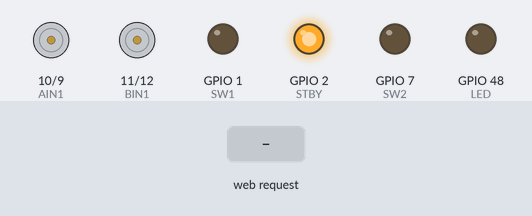
Simulated run of this sketch. Board: ESP32-S3. On the bench: motor-driver pin pairs drawn as motors (green arrow = first pin HIGH = forward, orange = second pin HIGH = backward, longer = more drive, scaled by the enable pin, stopped while the standby pin is LOW), output pins drawn as LEDs (lit = HIGH). Inputs (shaded band) come from the test bench. WiFi joins after 1.5 s; servers stay silent unless stated; what the sketch prints to the serial monitor is not drawn.

Above: at 2.7 s.
2.8 s: HTTP request GET /cmd?action=forward received
At 3.7 s:
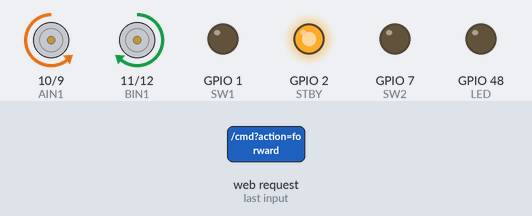
4.3 s: HTTP request GET /cmd?action=backward received
At 4.8 s:
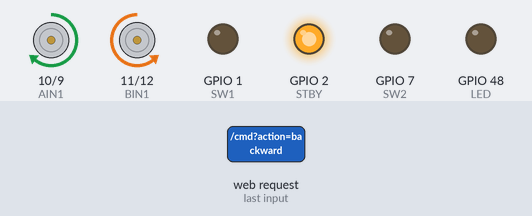
5.8 s: HTTP request GET /cmd?action=left received
At 7.0 s:
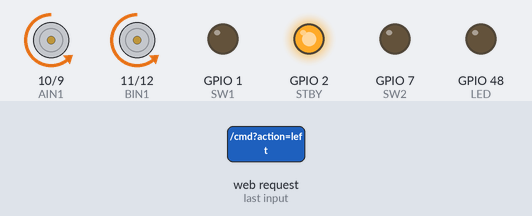
7.3 s: HTTP request GET /cmd?action=right received
At 8.3 s:
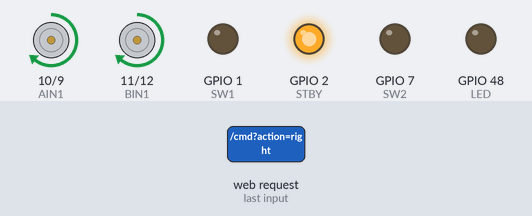
Timing chart, 0 to 9.8 s (numbered marks = the images above; inputs shaded):
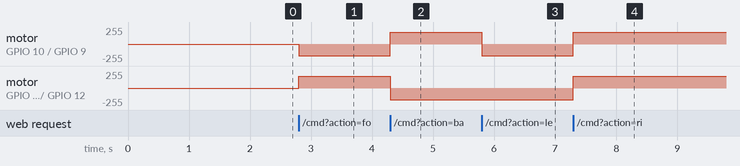

The sketch:

wifi-browser-control.ino
```cpp
// ESP32 Toy Motor Controller - WiFi Browser Control with OTA
// Hardware: ESP32S3-Super Mini + TB6612FNG dual H-bridge motor driver
//
// IMPORTANT - Arduino IDE setup:
//   Board:     ESP32S3 Dev Module
//   Core:      Espressif ESP32 Arduino core v3.x or later (required for ledcAttach)
//   Upload speed: 921600, USB CDC On Boot: Enabled

#include <WiFi.h>
#include "esp_wifi.h"
#include <ESPmDNS.h>
#include <NetworkUdp.h>
#include <ArduinoOTA.h>
#include <WebServer.h>
#include "secrets.h"

uint32_t last_ota_time = 0;

// --- Motor A Pins (TB6612FNG) - Left motor ---
#define PWMA  8
#define AIN1  10
#define AIN2  9

// --- Motor B Pins (TB6612FNG) - Right motor ---
#define PWMB  13
#define BIN1  11
#define BIN2  12

// --- TB6612FNG Standby (HIGH = enabled, LOW = standby) ---
#define STBY  2

// --- Switch Outputs (NPN low-side: HIGH = ON, LOW = OFF) ---
#define SW1   1
#define SW2   7

// --- Onboard LED ---
#define LED   48

// --- Motor direction flags ---
// Set to true if a motor runs backward — avoids swapping physical wires
#define REVERSE_RIGHT  true   // CN1 Right motor
#define REVERSE_LEFT   false  // CN2 Left motor

// --- PWM Settings ---
#define PWM_FREQ        5000
#define PWM_RESOLUTION  8     // 0-255

// TB6612FNG direction truth table:
//   AIN1=H, AIN2=L -> Forward
//   AIN1=L, AIN2=H -> Backward
//   AIN1=L, AIN2=L -> Coast (stop)

bool sw1_state = false;
bool sw2_state = false;
uint32_t sw1_off_at = 0;  // millis() timestamp to auto-off SW1 (0 = not scheduled)

WebServer server(80);

// ----- Motor helpers -----

void motorA_forward(uint8_t speed) {
  digitalWrite(AIN1, REVERSE_RIGHT ? LOW  : HIGH);
  digitalWrite(AIN2, REVERSE_RIGHT ? HIGH : LOW);
  ledcWrite(PWMA, speed);
}
void motorA_backward(uint8_t speed) {
  digitalWrite(AIN1, REVERSE_RIGHT ? HIGH : LOW);
  digitalWrite(AIN2, REVERSE_RIGHT ? LOW  : HIGH);
  ledcWrite(PWMA, speed);
}
void motorA_stop() {
  digitalWrite(AIN1, LOW); digitalWrite(AIN2, LOW);
  ledcWrite(PWMA, 0);
}

void motorB_forward(uint8_t speed) {
  digitalWrite(BIN1, REVERSE_LEFT ? LOW  : HIGH);
  digitalWrite(BIN2, REVERSE_LEFT ? HIGH : LOW);
  ledcWrite(PWMB, speed);
}
void motorB_backward(uint8_t speed) {
  digitalWrite(BIN1, REVERSE_LEFT ? HIGH : LOW);
  digitalWrite(BIN2, REVERSE_LEFT ? LOW  : HIGH);
  ledcWrite(PWMB, speed);
}
void motorB_stop() {
  digitalWrite(BIN1, LOW); digitalWrite(BIN2, LOW);
  ledcWrite(PWMB, 0);
}

// ----- Web page -----

static const char INDEX_HTML[] PROGMEM = R"rawliteral(
<!DOCTYPE html>
<html lang="en">
<head>
<meta charset="UTF-8">
<meta name="viewport" content="width=device-width, initial-scale=1.0, user-scalable=no">
<title>Robot Controller</title>
<style>
  * { box-sizing: border-box; margin: 0; padding: 0; }
  body {
    background: #1a1a2e; color: #eee; font-family: sans-serif;
    display: flex; flex-direction: column; align-items: center;
    min-height: 100vh; padding: 24px 16px; gap: 24px;
  }
  h1 { font-size: 1.4em; letter-spacing: 0.05em; }
  .dpad {
    display: grid;
    grid-template-columns: repeat(3, 90px);
    grid-template-rows: repeat(3, 90px);
    gap: 10px;
  }
  .btn {
    background: #16213e; border: 2px solid #0f3460;
    border-radius: 14px; color: #e94560; font-size: 2em;
    cursor: pointer; user-select: none; touch-action: none;
    display: flex; align-items: center; justify-content: center;
    -webkit-tap-highlight-color: transparent;
    transition: background 0.08s, border-color 0.08s;
  }
  .btn:active, .btn.pressed { background: #0f3460; border-color: #e94560; }
  .empty { visibility: hidden; }
  .speed-row {
    display: flex; flex-direction: column; align-items: center; gap: 6px;
    width: 280px;
  }
  .speed-row label { font-size: 0.9em; color: #aaa; }
  input[type=range] { width: 100%; accent-color: #e94560; }
  .switches { display: flex; gap: 16px; }
  .sw-btn {
    width: 120px; height: 64px; border-radius: 14px;
    font-size: 1em; font-weight: bold;
    border: 2px solid #0f3460; background: #16213e; color: #666;
    cursor: pointer; touch-action: manipulation;
    -webkit-tap-highlight-color: transparent;
    transition: background 0.1s, border-color 0.1s, color 0.1s;
  }
  .sw-btn.on  { background: #1a3a1a; border-color: #4caf50; color: #4caf50; }
  .sw-btn.firing { background: #3a1a1a; border-color: #e94560; color: #e94560; }
  #status { font-size: 0.8em; color: #555; min-height: 1.2em; }
</style>
</head>
<body>
<h1>Robot Controller</h1>

<div class="dpad">
  <div class="empty"></div>
  <button class="btn" id="fwd">&#x25B2;</button>
  <div class="empty"></div>

  <button class="btn" id="left">&#x25C4;</button>
  <button class="btn" id="stop_btn" style="font-size:1.2em;">&#x25A0;</button>
  <button class="btn" id="right">&#x25BA;</button>

  <div class="empty"></div>
  <button class="btn" id="back">&#x25BC;</button>
  <div class="empty"></div>
</div>

<div class="speed-row">
  <label>Speed: <span id="spd_lbl">180</span></label>
  <input type="range" id="speed" min="50" max="255" value="180"
    oninput="document.getElementById('spd_lbl').textContent=this.value">
</div>

<div class="switches">
  <button class="sw-btn" id="sw1_btn" onclick="cmd('sw1')">Shoot<br><small>READY</small></button>
  <button class="sw-btn" id="sw2_btn" onclick="cmd('sw2')">Headlight<br><small>OFF</small></button>
</div>

<div id="status"></div>

<script>
function speed() { return document.getElementById('speed').value; }

function cmd(action) {
  fetch('/cmd?action=' + action + '&speed=' + speed())
    .then(r => r.json())
    .then(s => {
      const sw1 = document.getElementById('sw1_btn');
      const sw2 = document.getElementById('sw2_btn');
      sw1.className = 'sw-btn' + (s.sw1 ? ' firing' : '');
      sw1.innerHTML = 'Shoot<br><small>' + (s.sw1 ? 'FIRING' : 'READY') + '</small>';
      sw2.className = 'sw-btn' + (s.sw2 ? ' on' : '');
      sw2.innerHTML = 'Headlight<br><small>' + (s.sw2 ? 'ON' : 'OFF') + '</small>';
    })
    .catch(() => { document.getElementById('status').textContent = 'Connection lost'; });
}

// Hold-to-move buttons: pointerdown = move, pointerup/leave = stop
const moveMap = { fwd: 'forward', left: 'left', right: 'right', back: 'backward' };
Object.entries(moveMap).forEach(([id, action]) => {
  const el = document.getElementById(id);
  el.addEventListener('pointerdown', e => { e.preventDefault(); el.classList.add('pressed'); cmd(action); });
  el.addEventListener('pointerup',   e => { el.classList.remove('pressed'); cmd('stop'); });
  el.addEventListener('pointerleave',e => { el.classList.remove('pressed'); cmd('stop'); });
});

document.getElementById('stop_btn').addEventListener('click', () => cmd('stop'));
</script>
</body>
</html>
)rawliteral";

// ----- HTTP handlers -----

void handleRoot() {
  server.send_P(200, "text/html", INDEX_HTML);
}

void handleCmd() {
  if (!server.hasArg("action")) {
    server.send(400, "text/plain", "Missing action");
    return;
  }

  String action = server.arg("action");
  uint8_t spd = 180;
  if (server.hasArg("speed")) {
    spd = (uint8_t)constrain(server.arg("speed").toInt(), 0, 255);
  }

  if      (action == "forward")  { motorA_forward(spd);  motorB_forward(spd);  }
  else if (action == "backward") { motorA_backward(spd); motorB_backward(spd); }
  else if (action == "left")     { motorA_forward(spd);  motorB_backward(spd); }  // pivot left
  else if (action == "right")    { motorA_backward(spd); motorB_forward(spd);  }  // pivot right
  else if (action == "stop")     { motorA_stop(); motorB_stop(); }
  else if (action == "sw1")      { sw1_state = true; digitalWrite(SW1, HIGH); sw1_off_at = millis() + 5000; }
  else if (action == "sw2")      { sw2_state = !sw2_state; digitalWrite(SW2, sw2_state); }

  String json = "{\"sw1\":" + String(sw1_state ? "true" : "false") +
                ",\"sw2\":" + String(sw2_state ? "true" : "false") + "}";
  server.send(200, "application/json", json);
}

// ----- Setup -----

void setup() {
  Serial.begin(115200);
  Serial.println("Booting");

  WiFi.mode(WIFI_STA);
  esp_wifi_set_max_tx_power(34);  // 8.5 dBm — needed for Super Mini on UniFi
  WiFi.begin(ssid, password);
  while (WiFi.waitForConnectResult() != WL_CONNECTED) {
    Serial.println("Connection failed, rebooting...");
    delay(5000);
    ESP.restart();
  }

  ArduinoOTA
    .onStart([]() {
      motorA_stop(); motorB_stop();  // safe state before flashing
      String type = (ArduinoOTA.getCommand() == U_FLASH) ? "sketch" : "filesystem";
      Serial.println("OTA start: " + type);
    })
    .onEnd([]()   { Serial.println("\nOTA end"); })
    .onProgress([](unsigned int progress, unsigned int total) {
      if (millis() - last_ota_time > 500) {
        Serial.printf("OTA: %u%%\n", progress / (total / 100));
        last_ota_time = millis();
      }
    })
    .onError([](ota_error_t error) {
      const char* msg = "Unknown";
      if      (error == OTA_AUTH_ERROR)    msg = "Auth failed";
      else if (error == OTA_BEGIN_ERROR)   msg = "Begin failed";
      else if (error == OTA_CONNECT_ERROR) msg = "Connect failed";
      else if (error == OTA_RECEIVE_ERROR) msg = "Receive failed";
      else if (error == OTA_END_ERROR)     msg = "End failed";
      Serial.printf("OTA error[%u]: %s\n", error, msg);
    });

  ArduinoOTA.begin();

  server.on("/",    handleRoot);
  server.on("/cmd", handleCmd);
  server.begin();

  Serial.print("Ready — http://");
  Serial.println(WiFi.localIP());

  // --- GPIO setup ---
  pinMode(STBY, OUTPUT); digitalWrite(STBY, HIGH);
  pinMode(LED,  OUTPUT);
  pinMode(AIN1, OUTPUT); pinMode(AIN2, OUTPUT);
  pinMode(BIN1, OUTPUT); pinMode(BIN2, OUTPUT);
  pinMode(SW1,  OUTPUT); digitalWrite(SW1, LOW);
  pinMode(SW2,  OUTPUT); digitalWrite(SW2, LOW);

  ledcAttach(PWMA, PWM_FREQ, PWM_RESOLUTION);
  ledcAttach(PWMB, PWM_FREQ, PWM_RESOLUTION);

  motorA_stop();
  motorB_stop();

  Serial.println("Motor controller ready.");
}

// ----- Loop -----

void loop() {
  ArduinoOTA.handle();
  server.handleClient();

  // Auto-off SW1 (Shoot) after 5s
  if (sw1_off_at && millis() >= sw1_off_at) {
    sw1_state = false;
    digitalWrite(SW1, LOW);
    sw1_off_at = 0;
  }
}
```

example.secrets.h
```cpp
#pragma once

const char *ssid     = "your-network-name";
const char *password = "your-password";
```

Measured:
- after the input at 2.8 s, motor on GPIO 10 (AIN1) / GPIO 9 (AIN2): stopped → backward 179/255 at once; motor on GPIO 11 (BIN1) / GPIO 12 (BIN2): stopped → forward 179/255 at once
- after the input at 4.3 s, motor on GPIO 10 (AIN1) / GPIO 9 (AIN2): backward 179/255 → forward 179/255 at once; motor on GPIO 11 (BIN1) / GPIO 12 (BIN2): forward 179/255 → backward 179/255 at once
- after the input at 5.8 s, motor on GPIO 10 (AIN1) / GPIO 9 (AIN2): forward 179/255 → backward 179/255 at once
- after the input at 7.3 s, motor on GPIO 10 (AIN1) / GPIO 9 (AIN2), motor on GPIO 11 (BIN1) / GPIO 12 (BIN2): backward 179/255 → forward 179/255 at once
